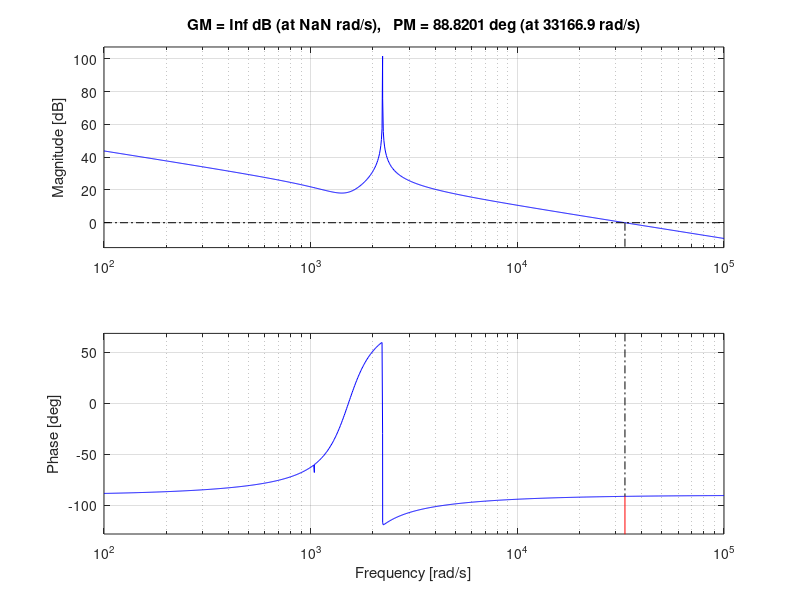
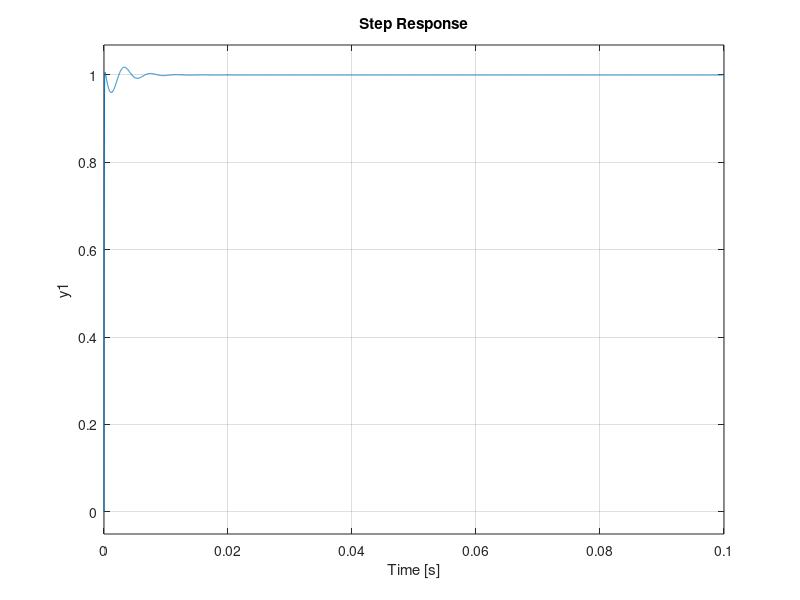

Reproduce these figures in MATLAB, in order. (Note: this script raises an error after producing the figures.)
clc
clear all
% Kp = 1e-7;
% Ki = 3e-5;

%Kp = 1e-9
Vin = 34.7;
Vout = 48;
Iin = 7.8;
Rp = Vin / Iin;
d = Vout / (Vin + Vout);
Vc = Vin / (1-d);
Iout = Vin * Iin / Vout;
L2 = 2.5e-3;
L1 = L2;
C1 = 100e-6;
Cp = C1;

% b3 = 0.225;
% b2 = 7070756;
% b1 = 481238.65;
% b0 = 6.41e12;
% a2 = 378201600;
% a1 = 1.8e11;
% a0 = 9.576e14;
b3 = 1/Rp;
b2 = (d*d/(L2*C1))+((1-d)*(1-d)/(L1*C1))+(1/(Cp*L1));
b1 = (d*d/(L2*C1*Rp))+((1-d)*(1-d)/(L1*C1*Rp));
b0 = d*d/(L2*L1*Cp*C1);
A = Vc / L1;
B = Vc / L2;
C = (Iin+Iout)/C1;
D = 0;
a2 = A / Cp;
a1 = (1-d)*C/(L1*Cp);
a0 = (d*d*A/(L2*C1*Cp))+((1-d)*d*B/(L1*C1*Cp));

num = [a2,a1,a0];
den = [1,b3,b2,b1,b0];
sys = tf(num,den);
%while Kp < 1e-6
c = 1e-4;
%while c >= 1e-4
% Kp = 0.1725*c;
% Ki = 4.8e6*c;
% Kd = 1*c;
Kp = 0.05605*c;
Ki = 1.0853e6*c;
Kd = 1*c;
num_c = [Kd,Kp,Ki];
den_c = [1,0];
cntrl = tf(num_c,den_c);
GH = sys*cntrl;
cl = GH/(1+GH);
figure(1)
hold on
margin(GH)
figure(2)
hold on
step(cl)
bandwidth(cl)
%Kp = Kp*10;
c = c / 10;
%end
%margin(GH);
%nyquist(GH)